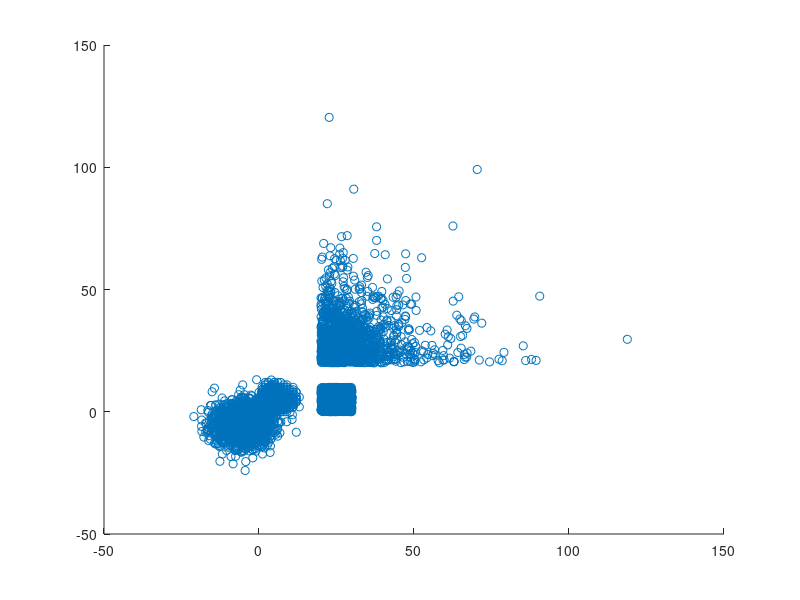

Here is the MATLAB script that generated this plot: (Note: this script raises an error after producing the figure.)
clear all 
close all 

%%%%%%%%%%%%%%%%%%%%%%%%%%%%%%%%%%%%%%%%%%%%%%%%
% Experiment Settings
%%%%%%%%%%%%%%%%%%%%%%%%%%%%%%%%%%%%%%%%%%%%%%%%
% PDF configuration
x_min = 20; x_max = 30;
y_min = 0; y_max = 10;
x_min_g = 0; x_max_g = -10;
y_min_g = 0; y_max_g = -10; 
p_lambda_x = 5;
p_lambda_y = 5;
e_mu_x = 10; 
e_mu_y = 10;
exp_offset = 20;
mu_x = (x_min_g + x_max_g)/2; % Gaussian parameters
mu_y = (y_min_g + y_max_g)/2;
sigma_x = (x_max - x_min) / 2;
sigma_y = (y_max - y_min) / 2;
sampleSize = 1500; % total samples per distribution
HalfPeriod_L = [ x_max+(x_max - x_min)*5 y_max+(y_max - y_min)*5 ];
Mixture_N = 25; % total number of mixture components
Trimming_Factor = 10; 
Convergence_Factor = 0.000001;
% view preferences
my_xlim = 50; 
my_ylim = 50; 
my_zlim = 0.009;
my_view = [420 29];

%%%%%%%%%%%%%%%%%%%%%%%%%%%%%%%%%%%%%%%%%%%%%%%%
% Sample generation
%%%%%%%%%%%%%%%%%%%%%%%%%%%%%%%%%%%%%%%%%%%%%%%%
rng('shuffle');
% Uniform samples
x_samples_uniform = x_min + (x_max - x_min) * rand( sampleSize, 1 );
y_samples_uniform = y_min + (y_max - y_min) * rand( sampleSize, 1 );
% Gaussian samples
x_samples_gaussian = mu_x + sigma_x * randn(sampleSize, 1);
y_samples_gaussian = mu_y + sigma_y * randn(sampleSize, 1);
% Poisson samples
x_samples_poisson = poissrnd(p_lambda_x, sampleSize, 1);
y_samples_poisson = poissrnd(p_lambda_y, sampleSize, 1);
% Exponential samples
x_samples_exponential = exprnd(e_mu_x, sampleSize, 1) + exp_offset;
y_samples_exponential = exprnd(e_mu_y, sampleSize, 1) + exp_offset;
% Input concatenation & shuffle
x_input = [x_samples_gaussian x_samples_uniform x_samples_poisson x_samples_exponential];
y_input = [y_samples_gaussian y_samples_uniform y_samples_poisson y_samples_exponential] ;
inputArray = [x_input(:), y_input(:)];
idx = randperm(size(inputArray, 2));
inputArray = inputArray(:, idx);
% plot input in scattered form 
figure;
scatter(x_input, y_input);

%%%%%%%%%%%%%%%%%%%%%%%%%%%%%%%%%%%%%%%%%%%%%%%%
% EMoFS Estimation
%%%%%%%%%%%%%%%%%%%%%%%%%%%%%%%%%%%%%%%%%%%%%%%%
[pdf_index, Estimated_PDF] = emofs( ...
    inputArray, HalfPeriod_L, Mixture_N, Trimming_Factor, ...
    Convergence_Factor); 
% Generate X,Y,Z indices from pdf_index
MaxPeriod = max(HalfPeriod_L) * 2 + 1;
x_axis = pdf_index(:,1);
y_axis = pdf_index(:,2);
z_axis = Estimated_PDF;
% Reshape into grid form
X = reshape(x_axis, MaxPeriod, MaxPeriod);
Y = reshape(y_axis, MaxPeriod, MaxPeriod);
Z_emofs = reshape(z_axis, MaxPeriod, MaxPeriod);
% Plot the estimated pdf
figure;
surf(X, Y, Z_emofs); 
xlabel('x (in)');
ylabel('y (in)');
zlabel('Estimated PDF by EMoFS');
set(gca,'ydir','reverse');
% Show in 2D contour
figure;
contour(X, Y, Z_emofs, Mixture_N, 'k');  % 2D contour

%%%%%%%%%%%%%%%%%%%%%%%%%%%%%%%%%%%%%%%%%%%%%%%%
% Original PDF and its illustration
%%%%%%%%%%%%%%%%%%%%%%%%%%%%%%%%%%%%%%%%%%%%%%%%
% Uniform
pdf_val = 1 / ((x_max - x_min) * (y_max - y_min ));
Z_orig_uniform = zeros(size(X));
inside = (X >= x_min & X <= x_max) & (Y >= y_min & Y <= y_max);
Z_orig_uniform(inside) = pdf_val;
% Gaussian
Z_orig_gaussian = (1 / (2*pi*sigma_x*sigma_y)) * ...
      exp(-((X - mu_x).^2 / (2*sigma_x^2)+...
      (Y - mu_y).^2 / (2*sigma_y^2)));
% Poisson
Z_orig_poisson = poisspdf(X, p_lambda_x) .* poisspdf(Y, p_lambda_y);
% Exponential
Z_orig_exp = exppdf(X - exp_offset, e_mu_x) .* exppdf(Y - exp_offset, e_mu_y);
% Concatenation & Normalization
Z_orig = Z_orig_uniform + Z_orig_gaussian + Z_orig_poisson + Z_orig_exp;
Z_orig = Z_orig / sum(Z_orig(:));
% Plot
figure;
surf(X, Y, Z_orig); 
xlabel('x (in)');
ylabel('y (in)');
zlabel('Original PDF');
set(gca,'ydir','reverse');

%%%%%%%%%%%%%%%%%%%%%%%%%%%%%%%%%%%%%%%%%%%%%%%%
% IGMM Estimation
%%%%%%%%%%%%%%%%%%%%%%%%%%%%%%%%%%%%%%%%%%%%%%%%
options = statset('MaxIter',1000, 'Display','final');
gmdist = fitgmdist(inputArray, Mixture_N,'Options',options);
grid_points = [x_axis, y_axis];
f = pdf(gmdist, grid_points);
Z_igmm = reshape(f, MaxPeriod, MaxPeriod);
% Plot
figure;
h1 = surf(X, Y, Z_igmm);
xlabel('x (in)');
ylabel('y (in)');
zlabel('Estimated PDF by IGMM');
set(gca,'ydir','reverse');

%%%%%%%%%%%%%%%%%%%%%%%%%%%%%%%%%%%%%%%%%%%%%%%%
% Draw EMoFS and Original Together
%%%%%%%%%%%%%%%%%%%%%%%%%%%%%%%%%%%%%%%%%%%%%%%%
% create the first surface using colors from the winter colormap
fig = figure(); 
tcl = tiledlayout(fig,1,1); 
ax = nexttile(tcl); 
axEMOFS = ax;
surf1Colormap = winter(); 
tc = colormapToTruecolor(surf1Colormap,Z_orig);  
hsurf1 = surf(ax,X,Y,Z_orig,tc,'FaceColor','interp','EdgeAlpha',0.3);
set(hsurf1, 'FaceAlpha', 0.2);
% create second surface using colors from the autumn colormap
hold on
surf2Colormap = spring(); 
tc = colormapToTruecolor(surf2Colormap,Z_emofs);
hsurf2 = surf(ax,X,Y,Z_emofs,tc,'FaceColor','interp','EdgeAlpha',0.3);
axHidden = axes(tcl,'visible','off','HandleVisibility','off');
colormap(ax,surf1Colormap)
colormap(axHidden,surf2Colormap)
cb1 = colorbar(ax);
cb1.Layout.Tile = 'east';
cb1.Label.String = 'Original PDF';
cb2 = colorbar(axHidden);
cb2.Layout.Tile = 'east';
cb2.Label.String = 'Estimation by EMoFS';
xlim([ -my_xlim my_xlim ]);
ylim([ -my_ylim my_ylim ]);
zlim([0 my_zlim]);
view( my_view );
xlabel('x (in)');
ylabel('y (in)');
zlabel('Original PDF vs EMoFS');

%%%%%%%%%%%%%%%%%%%%%%%%%%%%%%%%%%%%%%%%%%%%%%%%
% Draw IGMM and Original Together
%%%%%%%%%%%%%%%%%%%%%%%%%%%%%%%%%%%%%%%%%%%%%%%%
% create the first surface using colors from the winter colormap
fig = figure(); 
tcl = tiledlayout(fig,1,1); 
ax = nexttile(tcl); 
axIGMM = ax;
surf1Colormap = winter(); 
tc = colormapToTruecolor(surf1Colormap,Z_orig);  
hsurf1 = surf(ax,X,Y,Z_orig,tc,'FaceColor','interp','EdgeAlpha',0.3);
set(hsurf1, 'FaceAlpha', 0.2);
% create second surface using colors from the autumn colormap
hold on
surf2Colormap = spring(); 
tc = colormapToTruecolor(surf2Colormap,Z_igmm);
hsurf2 = surf(ax,X,Y,Z_igmm,tc,'FaceColor','interp','EdgeAlpha',0.3);
axHidden = axes(tcl,'visible','off','HandleVisibility','off');
colormap(ax,surf1Colormap)
colormap(axHidden,surf2Colormap)
cb1 = colorbar(ax);
cb1.Layout.Tile = 'east';
cb1.Label.String = 'Original PDF';
cb2 = colorbar(axHidden);
cb2.Layout.Tile = 'east';
cb2.Label.String = 'Estimation by IGMM';
xlim([ -my_xlim my_xlim ]);
ylim([ -my_ylim my_ylim ]);
zlim([0 my_zlim]);
view( my_view );
xlabel('x (in)');
ylabel('y (in)');
zlabel('Original PDF vs IGMM');

%linkprop([axEMOFS, axIGMM], ...
%    {'CameraPosition','CameraTarget','CameraUpVector','CameraViewAngle'});

%%%%%%%%%%%%%%%%%%%%%%%%%%%%%%%%%%%%%%%%%%%%%%%%
% RMS calculation
%%%%%%%%%%%%%%%%%%%%%%%%%%%%%%%%%%%%%%%%%%%%%%%%
error_diff = Z_orig - Z_emofs;
error_rms = sqrt(sum(error_diff.^2, "all")); 
fprintf("RMS EMoFS:  %f\n", error_rms);
fprintf("Total Sum EMoFS: %f\n", sum(Z_emofs, "all"));
error_diff = Z_orig - Z_igmm;
error_rms = sqrt(sum(error_diff.^2, "all")); 
fprintf("RMS IGMM:  %f\n", error_rms);
fprintf("Total Sum IGMM: %f\n", sum(Z_igmm, "all"));


%%%%%%%%%%%%%%%%%%%%%%%%%%%%%%%%%%%%%%%%%%%%%%%%
% colormapToTruecolor description
%%%%%%%%%%%%%%%%%%%%%%%%%%%%%%%%%%%%%%%%%%%%%%%%
function tc = colormapToTruecolor(map,ZData)
    % map is a n-by-3 colormap matrix
    % ZData is a k-by-w matrix of ZData (or CData, I suppose)
    % tc is a kxwx3 Truecolor array based on map and ZData values.
    tcIdx = round(rescale(ZData,1,height(map)));
    tc = reshape(map(tcIdx,:),[size(ZData),3]);
end
